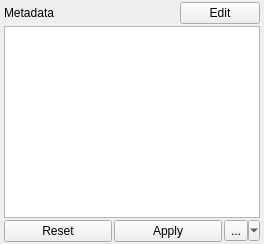
            <widget class="QWidget" name="demoMetadataTab">
             <property name="baseSize">
              <size>
               <width>375</width>
               <height>0</height>
              </size>
             </property>
             <attribute name="title">
              <string>Metadata</string>
             </attribute>
             <layout class="QVBoxLayout" name="verticalLayout_4">
              <property name="spacing">
               <number>2</number>
              </property>
              <property name="leftMargin">
               <number>4</number>
              </property>
              <property name="topMargin">
               <number>2</number>
              </property>
              <property name="rightMargin">
               <number>4</number>
              </property>
              <property name="bottomMargin">
               <number>2</number>
              </property>
              <item>
               <layout class="QHBoxLayout" name="horizontalLayout_4">
                <property name="spacing">
                 <number>4</number>
                </property>
                <property name="leftMargin">
                 <number>0</number>
                </property>
                <property name="topMargin">
                 <number>0</number>
                </property>
                <property name="rightMargin">
                 <number>0</number>
                </property>
                <property name="bottomMargin">
                 <number>0</number>
                </property>
                <item>
                 <widget class="QLabel" name="label_2">
                  <property name="text">
                   <string>Metadata</string>
                  </property>
                 </widget>
                </item>
                <item>
                 <spacer name="horizontalSpacer">
                  <property name="orientation">
                   <enum>Qt::Horizontal</enum>
                  </property>
                  <property name="sizeHint" stdset="0">
                   <size>
                    <width>40</width>
                    <height>20</height>
                   </size>
                  </property>
                 </spacer>
                </item>
                <item>
                 <widget class="QPushButton" name="pushButton">
                  <property name="text">
                   <string>Edit</string>
                  </property>
                 </widget>
                </item>
               </layout>
              </item>
              <item>
               <widget class="QTreeView" name="treeView"/>
              </item>
              <item>
               <layout class="QHBoxLayout" name="horizontalLayout_5">
                <item>
                 <widget class="QPushButton" name="pushButton_6">
                  <property name="text">
                   <string>Reset</string>
                  </property>
                 </widget>
                </item>
                <item>
                 <widget class="QPushButton" name="pushButton_7">
                  <property name="text">
                   <string>Apply</string>
                  </property>
                 </widget>
                </item>
                <item>
                 <widget class="QToolButton" name="toolButton_2">
                  <property name="text">
                   <string>...</string>
                  </property>
                  <property name="popupMode">
                   <enum>QToolButton::MenuButtonPopup</enum>
                  </property>
                  <property name="autoRaise">
                   <bool>false</bool>
                  </property>
                 </widget>
                </item>
               </layout>
              </item>
             </layout>
            </widget>
